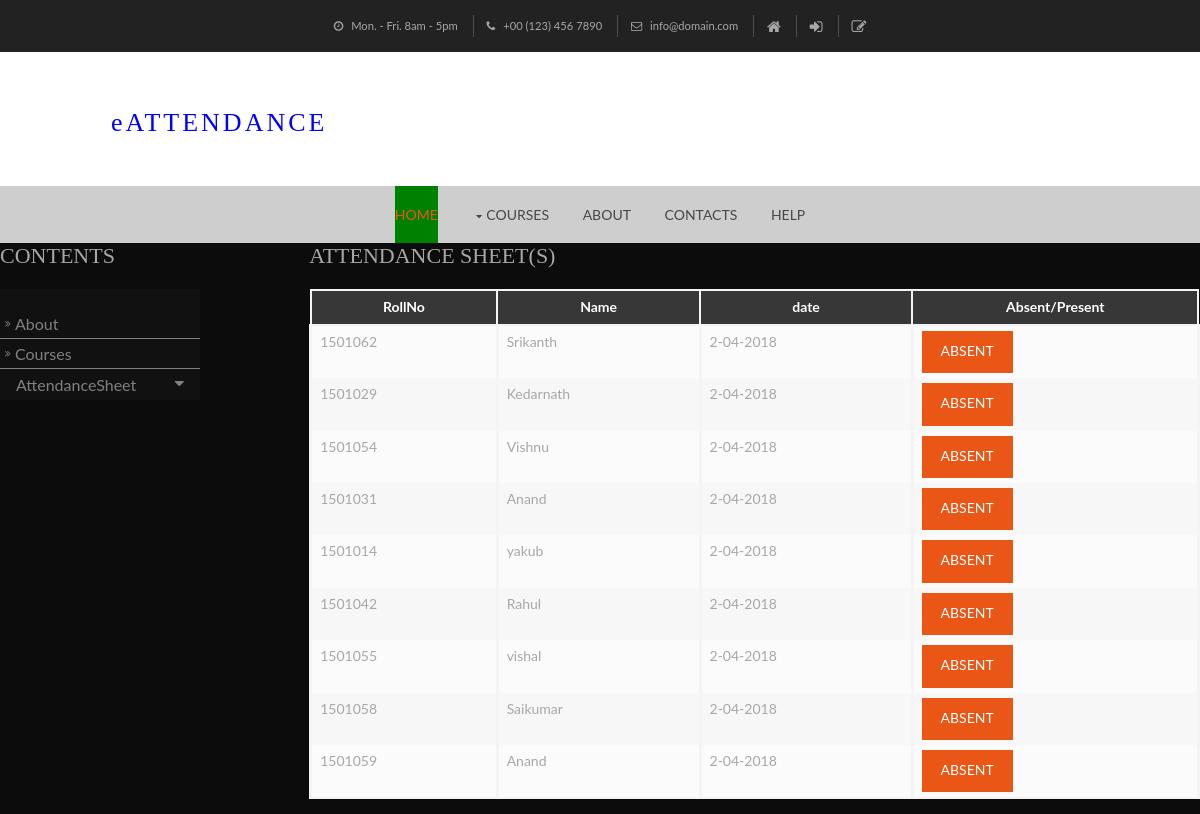
Page /portal/attendance_sheet/CS303/ on the committed database.
### portal/models.py (models this page shows)
class Students(models.Model):
	FirstName = models.CharField(max_length=255)
	LastName = models.CharField(max_length=255)
	RollNo = models.CharField(max_length=50)
	PhoneNum = models.CharField(max_length=15)
	EmailAddress = models.CharField(max_length=255)
	Department = models.CharField(max_length=100)
	Sem = models.IntegerField()

### portal/views.py (the view)
# urls.py: url(r'^attendance_sheet/(?P<subject>[A-Z0-9]+)/$',views.detail1, name='attendance_sheet'),
def detail1(request, subject):
	attendance_sheet = Students.objects.all()
	context ={'attendance_sheet': attendance_sheet,
			  'subject' : subject}
	return render(request, 'pages/attendance_sheet.html', context)

### portal/templates/pages/attendance_sheet.html (shortened to what this page needs)
<!DOCTYPE html>
<html lang="en">
<head>
{% load staticfiles %}
<link href=" {% static 'layout/styles/layout.css' %}" rel="stylesheet" type="text/css" media="all">
</head>
<body id="top">
<div class="wrapper row0">
  <div id="topbar" class="hoc clear">
    <ul>
      <li><i class="fa fa-clock-o"></i> Mon. - Fri. 8am - 5pm</li>
      <li><i class="fa fa-phone"></i> +00 (123) 456 7890</li>
      <li><i class="fa fa-envelope-o"></i> info@domain.com</li>
      <li><a href="#"><i class="fa fa-lg fa-home"></i></a></li>
      <li><a href="#" title="Login"><i class="fa fa-lg fa-sign-in"></i></a></li>
      <li><a href="#" title="Sign Up"><i class="fa fa-lg fa-edit"></i></a></li>
    </ul>
  </div>
</div>
<div class="wrapper row1">
  <header id="header" class="hoc clear">
    <div id="logo" class="fl_left">
      <h1><a href="/">eATTENDANCE</a></h1>
    </div>
  </header>
</div>
<div class="bgded" style="background-color:'orange';">
  <div class="wrapper row2">
    <nav id="mainav" class="hoc clear">
      <ul class="clear">
        <li class="active"><a href="index.html">Home</a></li>
        <li><a class="drop" href="#">COURSES</a>
        </li>
        <li><a href="#about">About</a></li>
        <li><a href="#">Contacts</a></li>
        <li><a href="#">Help</a></li>
      </ul>
    </nav>
  </div>
  <div class="sidebar one_quarter first">
      <h6>CONTENTS</h6>
      <nav class="sdb_holder">
        <ul>
          <div class="sidenav">
            <a href="#about">About</a>
            <a href="#Courses">Courses</a>
            <button class="dropdown-btn">AttendanceSheet
              <i class="fa fa-caret-down"></i>
            </button>
        </ul>
      </nav>
	</div>
<div class="content three_quarter">
	<h1>Attendance Sheet(s)</h1>
      <div class="scrollable">
        <table>
          <thead>
            <tr>
              <th> RollNo</th>
              <th> Name</th>
              <th> date</th>
			  <th> Absent/Present</th>
            </tr>
          </thead>
{% if attendance_sheet %}
		  <tbody>
           {% for student in attendance_sheet %}
            <tr>
              <td>{{student.RollNo}}</td>
              <td>{{student.FirstName}}</td>
              <td>2-04-2018</td>
              <td><a class="btn" href="{{student.id}}/">Absent</a></td>
            </tr>
		   {% endfor %}
{% endif %}
          </tbody>
        </table>
      </div>
</div>
  </body>

### portal/static/layout/styles/layout.css (style rules this page uses)
#topbar { padding:15px 0; font-size:.8rem; text-align:center; }
#topbar * { margin:0; padding:0; list-style:none; }
#topbar ul li { display:inline-block; margin-right:10px; padding-right:15px; border-right:1px solid; }
#topbar ul li:last-child { margin-right:0; padding-right:0; border-right:none; }
#topbar i { margin:0 5px 0 0; line-height:normal; }
#topbar a i { margin-right:0; }
#header { padding:50px 0; }
#header #logo * { margin:0; padding:0; line-height:1; }
#header #logo h1 { margin-top:8px; font-size:26px; text-transform:none; letter-spacing:3px; }
.sidebar .sdb_holder { margin-bottom:50px; }
.sidebar .sdb_holder:last-child { margin-bottom:0; }
*, *::before, *::after { transition:all .28s ease-in-out; }
nav ul, nav ol { margin:0; padding:0; list-style:none; }
#mainav, #breadcrumb, .sidebar nav { line-height:normal; }
#mainav .drop::after, #mainav li li .drop::after, #breadcrumb li a::after, .sidebar nav a::after { position:absolute; font-family:"FontAwesome"; font-size:10px; line-height:10px; }
#mainav { text-align:center; }
#mainav ul { text-transform:uppercase; }
#mainav li { display:inline-block; position:relative; margin:0 30px 0 0; padding:0; }
#mainav li:last-child { margin-right:0; }
#mainav li a { display:block; padding:20px 0; }
#mainav .drop { padding-left:15px; }
#mainav .drop::after, #mainav li li .drop::after { content:"\f0d7"; }
#mainav .drop::after { top:25px; left:5px; }
.sidebar nav { display:block; width:100%; }
.sidebar nav a { display:block; position:relative; margin:0; padding:5px 10px 5px 15px; text-decoration:none; border:solid; border-width:0 0 1px 0; }
.sidebar nav a::after { top:9px; left:5px; content:"\f101"; }
table, th, td { border:2px solid; border-collapse:collapse; vertical-align:top; }
table, th { table-layout:auto; }
table { width:100%; margin-bottom:15px; }
th, td { padding:5px 8px; }
td { border-width:0 3px; }
body { color:#A8A7A6; background-color:#0C0C0C; }
a { color:#EA5616; }
.btn, .btn.inverse:hover { color:#FFFFFF; background-color:#EA5616; border-color:#EA5616; }
.row0, .row0 a { color:#A8A7A6; background-color:#222222; }
.row1 { color:#474747; background-color:#FFFFFF; }
.row2 { color:#474747; background-color:rgba(255,255,255,.8); }
#topbar ul li { border-color:rgba(255,255,255,.2); }
#header #logo a { color:blue; }
#mainav li a { color:inherit; }
#mainav .active a, #mainav a:hover, #mainav li:hover > a { color:#EA5616; background-color:inherit; }
table, th, td, #comments .avatar, #comments input, #comments textarea { border-color:#F4F4F4; }
th { color:#FFFFFF; background-color:#373737; }
tr, #comments li, #comments input[type="submit"], #comments input[type="reset"] { color:inherit; background-color:#FBFBFB; }
tr:nth-child(even), #comments li:nth-child(even) { color:inherit; background-color:#F7F7F7; }
table a, #comments a { background-color:inherit; }
@media screen and (min-width:978px) { .hoc { max-width:978px; } }

### portal/templates/pages/attendance_sheet.html (style rules this page uses)
body { font-family: "Lato", sans-serif; }
.sidenav { height: responsive; width: 200px; position: relative; z-index: 1; top: 0; left: 0; background-color: #111; overflow-x: hidden; padding-top: 20px; }
.sidenav a, .dropdown-btn { padding: 6px 8px 6px 16px; text-decoration: none; font-size: 16px; color: #818181; display: block; border: none; background: none; width: 100%; text-align: left; outline: none; }
.active { background-color: green; color: white; }
.fa-caret-down { float: right; padding-right: 8px; }

### rows in the picture
Students: RollNo "1501062", FirstName "Srikanth"
Students: RollNo "1501029", FirstName "Kedarnath"
Students: RollNo "1501054", FirstName "Vishnu"
Students: RollNo "1501031", FirstName "Anand"
Students: RollNo "1501014", FirstName "yakub"
Students: RollNo "1501042", FirstName "Rahul"
Students: RollNo "1501055", FirstName "vishal"
Students: RollNo "1501058", FirstName "Saikumar"
Students: RollNo "1501059", FirstName "Anand"
